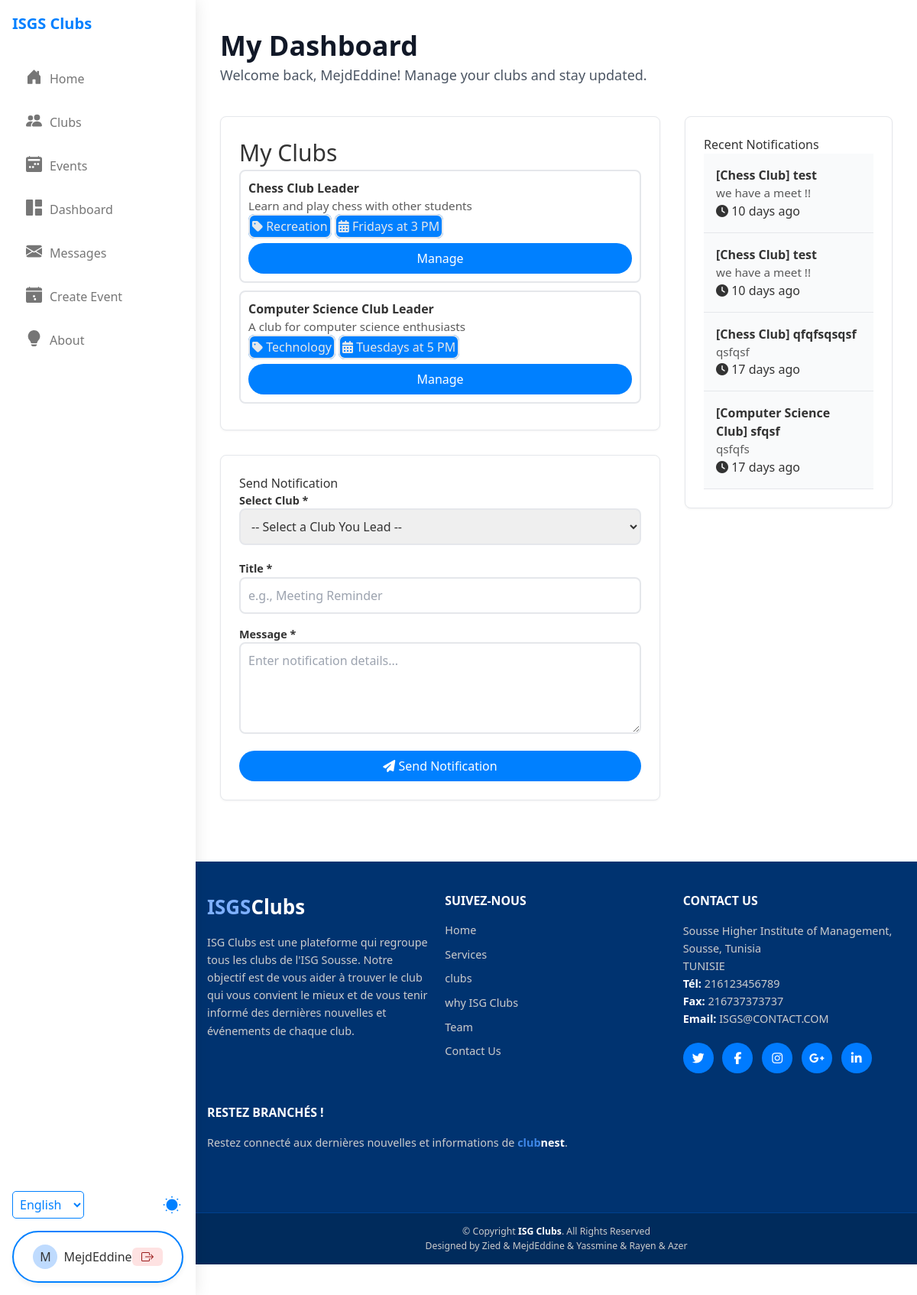
The app's page /dashboard.php (signed in) with its own data.
### tables this page shows
CREATE TABLE `club_members` (
  `id` int(11) NOT NULL,
  `user_id` int(11) NOT NULL,
  `club_id` int(11) NOT NULL,
  `role` enum('member','leader','pending') NOT NULL DEFAULT 'pending',
  `joined_at` timestamp NOT NULL DEFAULT current_timestamp(),
  `department` enum('President','Vice President','HR Responsible','General Secretary','Media Responsible','Sponsoring Responsible','Logistique Responsible','Media Member','Sponsoring Member','Logistique Member') DEFAULT NULL
);

CREATE TABLE `clubs` (
  `id` int(11) NOT NULL,
  `name` varchar(100) NOT NULL,
  `description` text DEFAULT NULL,
  `category` varchar(50) NOT NULL,
  `meeting_schedule` varchar(100) DEFAULT NULL,
  `status` enum('pending','active','rejected') NOT NULL DEFAULT 'pending',
  `proposed_by_user_id` int(11) DEFAULT NULL COMMENT 'User ID who submitted the request',
  `created_at` timestamp NOT NULL DEFAULT current_timestamp()
);

CREATE TABLE `notifications` (
  `id` int(11) NOT NULL,
  `user_id` int(11) NOT NULL,
  `title` varchar(100) NOT NULL,
  `message` text NOT NULL,
  `is_read` tinyint(1) DEFAULT 0,
  `created_at` timestamp NOT NULL DEFAULT current_timestamp()
);

### config/database.php (called while the page is built, shortened)
<?php
$host = 'localhost';
$dbname = 'clubnest';
$username = 'root';
$password = '';
try {
    $pdo = new PDO("mysql:host=$host;dbname=$dbname", $username, $password);
    $pdo->setAttribute(PDO::ATTR_ERRMODE, PDO::ERRMODE_EXCEPTION);
    $pdo->setAttribute(PDO::ATTR_DEFAULT_FETCH_MODE, PDO::FETCH_ASSOC);
} catch (PDOException $e) {
    die("Database connection failed: " . $e->getMessage());
}
function getUserNotifications($userId)
{
    global $pdo;
    $query = "SELECT * FROM notifications WHERE user_id = :user_id ORDER BY created_at DESC";
    $stmt = $pdo->prepare($query);
    $stmt->bindParam(':user_id', $userId);
    $stmt->execute();
    return $stmt->fetchAll();
}
?>

### dashboard.php (the view, shortened to what this page needs)
<?php
require_once 'config/database.php';
$userId = $_SESSION['user']['id'];
$username = $_SESSION['user']['username'] ?? 'User';
$userRole = $_SESSION['user']['role'] ?? 'student';
function format_time_ago($datetime, $full = false) {
    try {
        $now = new DateTime;
        $timestamp = strtotime($datetime);
        $ago = new DateTime('@'.$timestamp);
        $diff = $now->diff($ago);
        $string = ['y'=>'year','m'=>'month','d'=>'day','h'=>'hour','i'=>'minute','s'=>'second'];
        foreach ($string as $k=>&$v){
            if(property_exists($diff, $k)){
                if($diff->$k) $v=$diff->$k.' '.$v.($diff->$k>1?'s':'');
                else unset($string[$k]);
            } else unset($string[$k]);
        }
        if(!$full)$string=array_slice($string,0,1);
        return $string?implode(', ',$string).' ago':'just now';
    } catch(Exception $e){
        error_log("Time format err ('{$datetime}'): ".$e->getMessage());
        $ts=strtotime($datetime);
        return $ts?date('M j, Y g:i a',$ts):'Invalid date';
    }
}
$userClubs = [];
$notifications = [];
try {
    $queryClubs = "SELECT c.id, c.name, c.description, c.category, c.meeting_schedule, c.status, cm.role as member_role
                   FROM clubs c
                   JOIN club_members cm ON c.id = cm.club_id
                   WHERE cm.user_id = :user_id
                   ORDER BY c.name ASC";
    $stmtClubs = $pdo->prepare($queryClubs);
    $stmtClubs->bindParam(':user_id', $userId, PDO::PARAM_INT);
    $stmtClubs->execute();
    $userClubs = $stmtClubs->fetchAll(PDO::FETCH_ASSOC);
} catch (Exception $e) {
    error_log("Error fetching user clubs for dashboard: " . $e->getMessage());
    $pageError = "Could not load your club information.";
}
if (function_exists('getUserNotifications')) {
    $notifications = getUserNotifications($userId);
}
$ledClubs = array_filter($userClubs, function($club) {
    return $club['member_role'] === 'leader';
});
include_once 'header.php';
?>
<main class="main-content dashboard-container py-10">
    <div class="dashboard-wrapper max-w-7xl mx-auto px-4 sm:px-6 lg:px-8">
        <div class="dashboard-header mb-10">
            <h1 class="text-3xl md:text-4xl font-bold text-gray-900 mb-1">My Dashboard</h1>
            <p class="text-lg text-gray-600">
                Welcome back, <?php echo htmlspecialchars($username); ?>! Manage your clubs and stay updated.
            </p>
        </div>
        <div class="grid grid-cols-1 lg:grid-cols-3 gap-8">
            <div class="lg:col-span-2 space-y-8">
                <section class="card dashboard-section">
                    <h2 class="section-heading" style="font-size: 30px; font-weight:500;">My Clubs</h2>
                    <?php if (count($userClubs) > 0): ?>
                        <div class="list-container">
                            <?php foreach ($userClubs as $club): ?>
                                <div class=" club-list-item hover:bg-gray-50" style="width: 100%; margin-bottom:10px; border: 2px solid var(--border-color);border-radius: 0.5rem;padding:10px;">
                                    <div class="item-main">
                                        <strong class="item-title">
                                            <?php echo htmlspecialchars($club['name'] ?? 'Unnamed Club'); ?>
                                            <?php if (($club['member_role'] ?? '') === 'leader'): ?>
                                                <span class="role-badge leader-badge">Leader</span>
                                            <?php else: ?>
                                                <span class="role-badge member-badge">Member</span>
                                            <?php endif; ?>
                                        </strong>
                                        <p class="item-description">
                                            <?php $desc=$club['description']??''; echo htmlspecialchars(substr($desc,0,100)).(strlen($desc)>100?'...':''); ?>
                                        </p>
                                        <div class="item-meta-tags" style="margin-top: 3px;">
                                            <?php if (!empty($club['category'])): ?>
                                                <span class="item-meta" style="background-color:var(--primary-color); color:var(--border-color); width: 100%; border: 2px solid var(--border-color);border-radius: 0.5rem;padding:3px;"><i class="fas fa-tag" ></i> <?php echo htmlspecialchars($club['category']); ?></span>
                                            <?php endif; ?>
                                            <?php if (!empty($club['meeting_schedule'])): ?>
                                                <span class="item-meta" style="background-color:var(--primary-color); color:var(--border-color); width: 100%; border: 2px solid var(--border-color);border-radius: 0.5rem;padding:3px;"><i class="fas fa-calendar-alt"></i> <?php echo htmlspecialchars($club['meeting_schedule']); ?></span>
                                            <?php endif; ?>
                                        </div>
                                    </div>
                                    <div class="item-action">
                                        <a href="<?php echo ($club['member_role'] === 'leader' ? 'manage-club.php?id=' : 'club-detail.php?id='); ?><?php echo $club['id']; ?>"
                                           class="btn btn-primary">
                                            <?php echo ($club['member_role'] === 'leader') ? 'Manage' : 'View Club'; ?>
                                        </a>
                                    </div>
                                </div>
                            <?php endforeach; ?>
                        </div>
                    <?php endif; ?>
                </section>
                <?php if ($userRole === 'club_leader' || $userRole === 'admin'):  ?>
                    <?php if (count($ledClubs) > 0):  ?>
                        <section class="card dashboard-section">
                            <h2 class="section-heading">Send Notification</h2>
                            <form method="POST" action="dashboard.php" class="space-y-4 dashboard-form">
                                <div class="form-group">
                                    <label for="club_id" class="form-label">Select Club <span class="required">*</span></label>
                                    <select name="club_id" id="club_id" class="form-input" style="width: 100%; border: 2px solid var(--border-color);border-radius: 0.5rem;padding:10px;" required>
                                        <option value="">-- Select a Club You Lead --</option>
                                    </select>
                                </div>
                                <div class="form-group"><label for="notification_title" class="form-label">Title <span class="required">*</span></label><input type="text" id="notification_title" name="notification_title" class="form-input" placeholder="e.g., Meeting Reminder" style="width: 100%; border: 2px solid var(--border-color);border-radius: 0.5rem;padding:10px;" required></div>
                                <div class="form-group"><label for="notification_message" class="form-label">Message <span class="required">*</span></label><textarea id="notification_message" name="notification_message" class="form-textarea" rows="4" placeholder="Enter notification details..." style="width: 100%; border: 2px solid var(--border-color);border-radius: 0.5rem;padding:10px;" required></textarea></div>
                                <div class="form-actions"><button type="submit" name="send_notification" class="btn btn-primary"><i class="fas fa-paper-plane"></i> Send Notification</button></div>
                            </form>
                        </section>
                    <?php endif;  ?>
                <?php endif;  ?>
            </div>
            <div class="space-y-8">
                <section class="card dashboard-section">
                    <h2 class="section-heading">Recent Notifications</h2>
                    <?php if (count($notifications) > 0): ?>
                        <div class="list-container notifications-list max-h-96 overflow-y-auto">
                            <?php foreach ($notifications as $index => $notification): ?>
                                <div class="list-item notification-list-item <?php echo !($notification['is_read'] ?? false) ? 'unread' : ''; ?>"> <div class="item-main"> <strong class="item-title notification-title"><?php echo htmlspecialchars($notification['title'] ?? ''); ?></strong> <p class="item-description notification-message"><?php echo htmlspecialchars($notification['message'] ?? ''); ?></p> </div> <span class="item-meta notification-time"><i class="fas fa-clock"></i> <?php echo format_time_ago($notification['created_at'] ?? ''); ?></span> </div>
                            <?php endforeach; ?>
                        </div>
                    <?php else: ?>
                         <div class="empty-list-message"><i class="fas fa-bell-slash icon-large"></i><p>No notifications yet.</p></div>
                    <?php endif; ?>
                </section>
            </div>
        </div>
    </div>
    <?php include 'footer.php'; ?>
</main>
</body>
</html>

### styles.css (style rules this page uses)
* { margin: 0; padding: 0; box-sizing: border-box; }
body { font-family: sans-serif; background-color: #f0f2f5; display: flex; justify-content: center; align-items: center; min-height: 100vh; color: #333; }
.form-group { margin-bottom: 20px; }
label { display: block; font-size: 0.9em; font-weight: 600; color: #333; }

### styles2.css (style rules this page uses)
:root { --primary-color: hsl(210 100% 50%); --background-color: #ffffff; --text-color: #333333; --border-color: #e5e7eb; }
body { margin: 0; font-family: Arial, sans-serif; background-color: var(--background-color); color: var(--text-color); }
.btn { display: block; width: 100%; padding: 0.5rem 1rem; border-radius: 9999px; text-align: center; text-decoration: none; margin-top: 10px; transition: background-color 0.2s ease; }
.btn-primary { background-color: var(--primary-color); color: #ffffff; }
.main-content { margin-left: 256px; }
.card { background-color: var(--background-color); border: 1px solid var(--border-color); border-radius: 0.5rem; padding: 1.5rem; box-shadow: 0 4px 6px rgba(0, 0, 0, 0.05); transition: box-shadow 0.2s ease, transform 0.2s ease; }
.card p, .card-description { color: var(--text-color); opacity: 0.8; font-size: 0.95rem; line-height: 1.5; }
.card { background-color: var(--background-color); border: 1px solid var(--border-color); border-radius: 8px; box-shadow: 0 1px 3px rgba(0,0,0,0.05); }

### dashboard.php (style rules this page uses)
.notifications-list { max-height: 700px; overflow-y: auto; }
.notification-title { font-weight: bold; }
.notification-list-item { padding: 1rem; border-bottom: 1px solid #e5e7eb; }
.notification-list-item.unread { background-color: #f9fafb; }

### records on screen
club_members: club.name "Chess Club", role "Leader", club.description "Learn and play chess with other students", club.category "Recreation", club.meeting_schedule "Fridays at 3 PM"
club_members: club.name "Computer Science Club", role "Leader", club.description "A club for computer science enthusiasts", club.category "Technology", club.meeting_schedule "Tuesdays at 5 PM"
notifications: title "[Chess Club] test", message "we have a meet !!", created_at "10 days ago"
notifications: title "[Chess Club] test", message "we have a meet !!", created_at "10 days ago"
notifications: title "[Chess Club] qfqfsqsqsf", message "qsfqsf", created_at "17 days ago"
notifications: title "[Computer Science Club] sfqsf", message "qsfqfs", created_at "17 days ago"

### other values on screen
substr($_SESSION['user']['username'], 0, 1) "M"
$_SESSION['user']['username'] "MejdEddine"
$username "MejdEddine"
